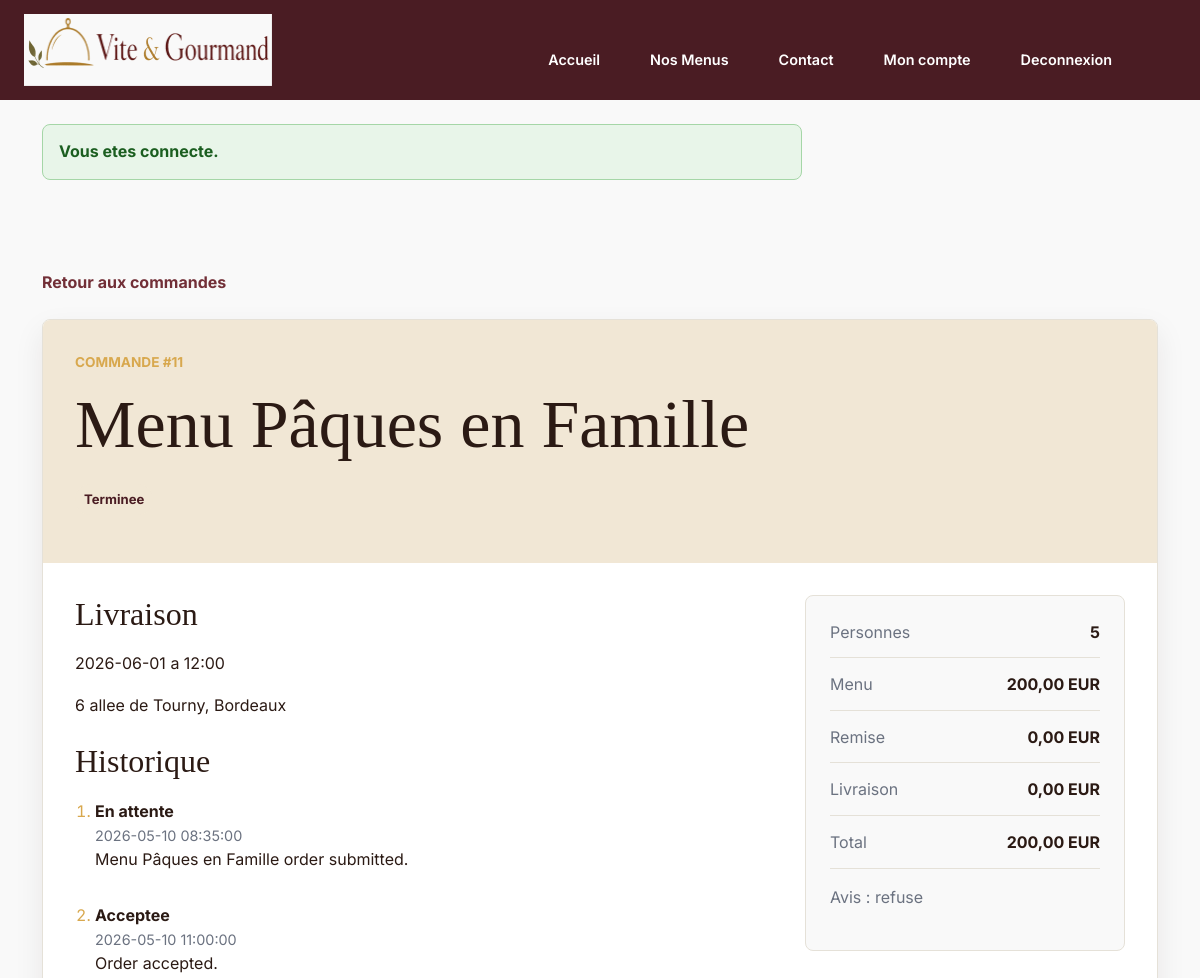
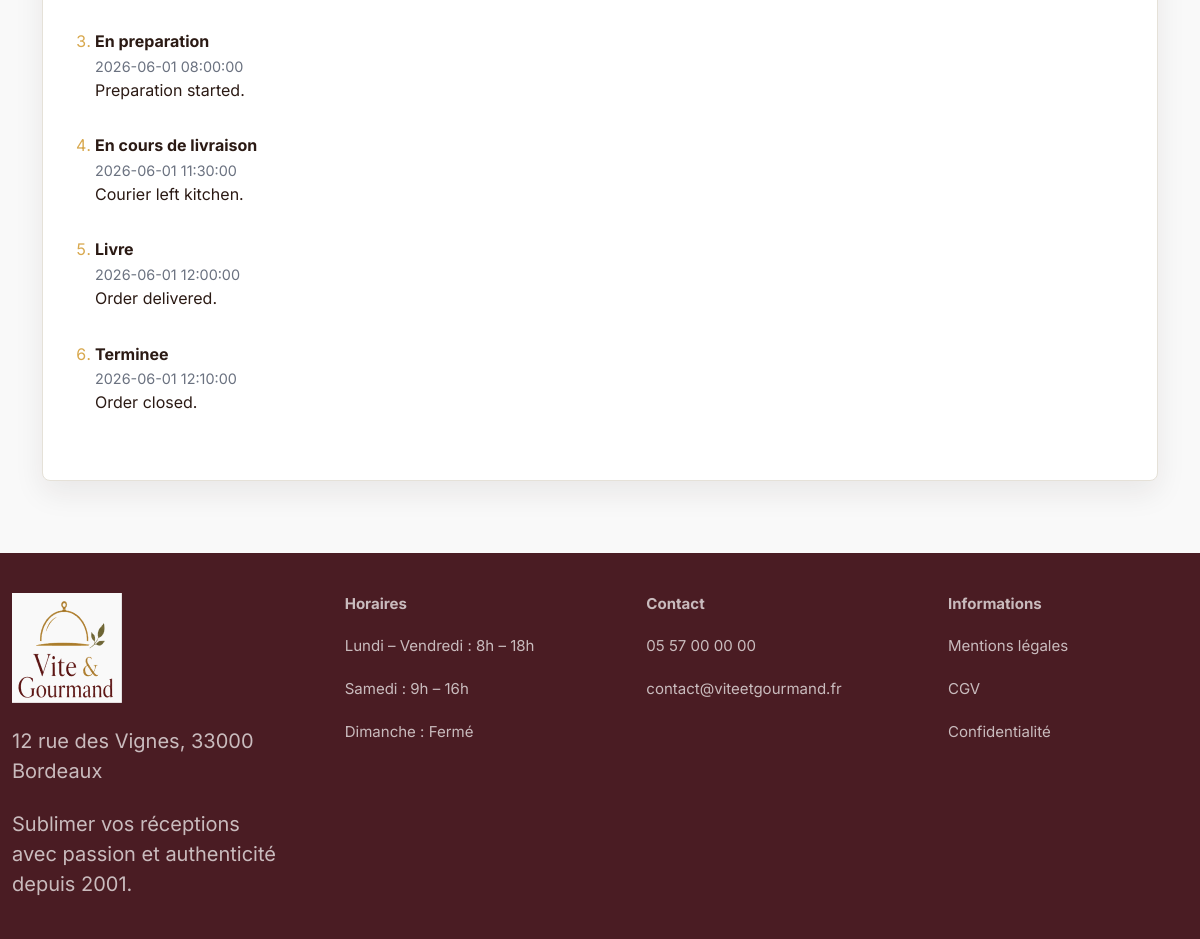
Screenshot of /commandes/11 (signed in) with the database file from the repository (2 pictures, top to bottom).
### tables this page shows
CREATE TABLE `commandes` (
    `id_commande` INT UNSIGNED NOT NULL AUTO_INCREMENT,
    `id_utilisateur` INT UNSIGNED NOT NULL,
    `id_menu` INT UNSIGNED NOT NULL,
    `date_commande` DATETIME DEFAULT CURRENT_TIMESTAMP,
    `date_prestation` DATE NOT NULL,
    `heure_livraison` TIME NOT NULL,
    `adresse_livraison` VARCHAR(255) NOT NULL,
    `ville_livraison` VARCHAR(80) NOT NULL,
    `distance_km` DECIMAL(6,2) DEFAULT 0,
    `nombre_personnes` INT UNSIGNED NOT NULL,
    `prix_menu` DECIMAL(10,2) NOT NULL,
    `remise` DECIMAL(10,2) DEFAULT 0,
    `prix_livraison` DECIMAL(10,2) DEFAULT 0,
    `prix_total` DECIMAL(10,2) NOT NULL,
    `statut_actuel` VARCHAR(40) NOT NULL DEFAULT 'en_attente',
    `materiel_prete` BOOLEAN DEFAULT FALSE,
    `materiel_retourne` BOOLEAN DEFAULT FALSE,
    `mode_contact_modification` VARCHAR(20) NULL,
    `motif_annulation` TEXT NULL,
    CONSTRAINT `pk_commandes`
        PRIMARY KEY (`id_commande`),
    INDEX `idx_commandes_id_utilisateur` (`id_utilisateur`),
    INDEX `idx_commandes_id_menu` (`id_menu`),
    INDEX `idx_commandes_statut_actuel` (`statut_actuel`),
    INDEX `idx_commandes_date_prestation` (`date_prestation`),
    CONSTRAINT `fk_commandes_utilisateurs`
        FOREIGN KEY (`id_utilisateur`)
        REFERENCES `utilisateurs` (`id_utilisateur`)
        ON DELETE RESTRICT,
    CONSTRAINT `fk_commandes_menus`
        FOREIGN KEY (`id_menu`)
        REFERENCES `menus` (`id_menu`)
        ON DELETE RESTRICT,
    CONSTRAINT `chk_commandes_distance_km`
        CHECK (`distance_km` >= 0),
    CONSTRAINT `chk_commandes_nombre_personnes`
        CHECK (`nombre_personnes` > 0),
    CONSTRAINT `chk_commandes_prix_menu`
        CHECK (`prix_menu` >= 0),
    CONSTRAINT `chk_commandes_remise`
        CHECK (`remise` >= 0),
    CONSTRAINT `chk_commandes_prix_livraison`
        CHECK (`prix_livraison` >= 0),
    CONSTRAINT `chk_commandes_prix_total`
        CHECK (`prix_total` >= 0),
    CONSTRAINT `chk_commandes_mode_contact_modification`
        CHECK (
            `mode_contact_modification` IS NULL
            OR `mode_contact_modification` IN ('gsm', 'email')
        ),
    CONSTRAINT `chk_commandes_statut_actuel`
        CHECK (
            `statut_actuel` IN (
                'en_attente',
                'acceptee',
                'en_preparation',
                'en_cours_de_livraison',
                'livre',
                'en_attente_retour_materiel',
                'terminee',
                'annulee'
            )
        )
);

CREATE TABLE `menus` (
    `id_menu` INT UNSIGNED NOT NULL AUTO_INCREMENT,
    `id_regime` INT UNSIGNED NOT NULL,
    `id_theme` INT UNSIGNED NOT NULL,
    `titre` VARCHAR(120) NOT NULL,
    `description` TEXT NOT NULL,
    `conditions` TEXT NOT NULL,
    `nombre_personnes_minimum` INT UNSIGNED NOT NULL,
    `prix_minimum` DECIMAL(10,2) NOT NULL,
    `stock_disponible` INT UNSIGNED DEFAULT 0,
    `actif` BOOLEAN DEFAULT TRUE,
    `created_at` DATETIME DEFAULT CURRENT_TIMESTAMP,
    `updated_at` DATETIME NULL,
    CONSTRAINT `pk_menus`
        PRIMARY KEY (`id_menu`),
    INDEX `idx_menus_id_regime` (`id_regime`),
    INDEX `idx_menus_id_theme` (`id_theme`),
    INDEX `idx_menus_catalogue_filters` (`actif`, `id_theme`, `id_regime`, `prix_minimum`),
    INDEX `idx_menus_nombre_personnes_minimum` (`nombre_personnes_minimum`),
    CONSTRAINT `fk_menus_regimes`
        FOREIGN KEY (`id_regime`)
        REFERENCES `regimes` (`id_regime`)
        ON DELETE RESTRICT,
    CONSTRAINT `fk_menus_themes`
        FOREIGN KEY (`id_theme`)
        REFERENCES `themes` (`id_theme`)
        ON DELETE RESTRICT,
    CONSTRAINT `chk_menus_nombre_personnes_minimum`
        CHECK (`nombre_personnes_minimum` > 0),
    CONSTRAINT `chk_menus_prix_minimum`
        CHECK (`prix_minimum` >= 0),
    CONSTRAINT `chk_menus_stock_disponible`
        CHECK (`stock_disponible` >= 0)
);

CREATE TABLE `commande_statuts` (
    `id_statut` INT UNSIGNED NOT NULL AUTO_INCREMENT,
    `id_commande` INT UNSIGNED NOT NULL,
    `id_utilisateur` INT UNSIGNED NULL,
    `statut` VARCHAR(40) NOT NULL,
    `commentaire` TEXT NULL,
    `created_at` DATETIME DEFAULT CURRENT_TIMESTAMP,
    CONSTRAINT `pk_commande_statuts`
        PRIMARY KEY (`id_statut`),
    INDEX `idx_commande_statuts_id_commande_created_at` (`id_commande`, `created_at`),
    INDEX `idx_commande_statuts_id_utilisateur` (`id_utilisateur`),
    CONSTRAINT `fk_commande_statuts_commandes`
        FOREIGN KEY (`id_commande`)
        REFERENCES `commandes` (`id_commande`)
        ON DELETE CASCADE,
    CONSTRAINT `fk_commande_statuts_utilisateurs`
        FOREIGN KEY (`id_utilisateur`)
        REFERENCES `utilisateurs` (`id_utilisateur`)
        ON DELETE SET NULL,
    CONSTRAINT `chk_commande_statuts_statut`
        CHECK (
            `statut` IN (
                'en_attente',
                'acceptee',
                'en_preparation',
                'en_cours_de_livraison',
                'livre',
                'en_attente_retour_materiel',
                'terminee',
                'annulee'
            )
        )
);

CREATE TABLE `avis` (
    `id_avis` INT UNSIGNED NOT NULL AUTO_INCREMENT,
    `id_utilisateur` INT UNSIGNED NOT NULL,
    `id_commande` INT UNSIGNED NOT NULL,
    `note` TINYINT UNSIGNED NOT NULL,
    `commentaire` TEXT NOT NULL,
    `statut` VARCHAR(30) NOT NULL DEFAULT 'en_attente',
    `created_at` DATETIME DEFAULT CURRENT_TIMESTAMP,
    `moderated_at` DATETIME NULL,
    `moderated_by` INT UNSIGNED NULL,
    CONSTRAINT `pk_avis`
        PRIMARY KEY (`id_avis`),
    CONSTRAINT `uq_avis_id_commande`
        UNIQUE (`id_commande`),
    INDEX `idx_avis_id_utilisateur` (`id_utilisateur`),
    INDEX `idx_avis_moderated_by` (`moderated_by`),
    INDEX `idx_avis_statut` (`statut`),
    CONSTRAINT `fk_avis_utilisateurs`
        FOREIGN KEY (`id_utilisateur`)
        REFERENCES `utilisateurs` (`id_utilisateur`)
        ON DELETE RESTRICT,
    CONSTRAINT `fk_avis_commandes`
        FOREIGN KEY (`id_commande`)
        REFERENCES `commandes` (`id_commande`)
        ON DELETE CASCADE,
    CONSTRAINT `fk_avis_moderateurs`
        FOREIGN KEY (`moderated_by`)
        REFERENCES `utilisateurs` (`id_utilisateur`)
        ON DELETE SET NULL,
    CONSTRAINT `chk_avis_note`
        CHECK (`note` BETWEEN 1 AND 5),
    CONSTRAINT `chk_avis_statut`
        CHECK (`statut` IN ('en_attente', 'valide', 'refuse'))
);

### app/Views/orders/show.php (the view)
<?php
$status = (string) $order['statut_actuel'];
?>
<section class="page-section">
    <div class="container">
        <a class="back-link" href="/commandes">Retour aux commandes</a>
        <div class="order-detail">
            <div class="menu-detail-header">
                <p class="section-kicker">Commande #<?= (int) $order['id_commande'] ?></p>
                <h1><?= $this->e($order['menu_titre']) ?></h1>
                <p><span class="status-badge"><?= $this->e($statusLabels[$status] ?? $status) ?></span></p>
            </div>
            <div class="menu-detail-content">
                <div class="menu-detail-main">
                    <h2>Livraison</h2>
                    <p><?= $this->e($order['date_prestation']) ?> a <?= $this->e(substr((string) $order['heure_livraison'], 0, 5)) ?></p>
                    <p><?= $this->e($order['adresse_livraison']) ?>, <?= $this->e($order['ville_livraison']) ?></p>
                    <h2>Historique</h2>
                    <ol class="timeline">
                        <?php foreach ($history as $event): ?>
                            <li>
                                <strong><?= $this->e($statusLabels[$event['statut']] ?? $event['statut']) ?></strong>
                                <span><?= $this->e($event['created_at']) ?></span>
                                <?php if (!empty($event['commentaire'])): ?>
                                    <p><?= $this->e($event['commentaire']) ?></p>
                                <?php endif; ?>
                            </li>
                        <?php endforeach; ?>
                    </ol>
                </div>
                <aside class="menu-detail-summary">
                    <dl>
                        <div><dt>Personnes</dt><dd><?= (int) $order['nombre_personnes'] ?></dd></div>
                        <div><dt>Menu</dt><dd><?= number_format((float) $order['prix_menu'], 2, ',', ' ') ?> EUR</dd></div>
                        <div><dt>Remise</dt><dd><?= number_format((float) $order['remise'], 2, ',', ' ') ?> EUR</dd></div>
                        <div><dt>Livraison</dt><dd><?= number_format((float) $order['prix_livraison'], 2, ',', ' ') ?> EUR</dd></div>
                        <div><dt>Total</dt><dd><?= number_format((float) $order['prix_total'], 2, ',', ' ') ?> EUR</dd></div>
                    </dl>
                    <?php if ($status === 'en_attente'): ?>
                        <a class="primary-link" href="/commandes/<?= (int) $order['id_commande'] ?>/modifier">Modifier</a>
                        <form class="inline-form" action="/commandes/<?= (int) $order['id_commande'] ?>/annuler" method="post">
                            <input type="hidden" name="_csrf_token" value="<?= htmlspecialchars($csrfToken, ENT_QUOTES, 'UTF-8') ?>">
                            <label for="motif_annulation">Motif d'annulation</label>
                            <textarea id="motif_annulation" name="motif_annulation" rows="3">Annulation demandee par le client.</textarea>
                            <button class="secondary-button" type="submit">Annuler la commande</button>
                        </form>
                    <?php elseif ($status === 'terminee' && empty($order['avis_id'])): ?>
                        <a class="primary-link" href="/avis/creation/<?= (int) $order['id_commande'] ?>">Deposer un avis</a>
                    <?php elseif (!empty($order['avis_id'])): ?>
                        <p class="muted-text">Avis : <?= $this->e($order['avis_statut']) ?></p>
                    <?php endif; ?>
                </aside>
            </div>
        </div>
    </div>
</section>

### app/Core/Router.php (shortened to what the rows shown need)
<?php
final class Router
{
    private array $routes = [];
    public function dispatch(string $method, string $path): void
    {
        $method = strtoupper($method);
        $path = $this->normalizePath($path);
        foreach ($this->routes[$method] ?? [] as $route) {
            if (preg_match($route['pattern'], $path, $matches) !== 1) {
                continue;
            }
            $parameters = [];
            foreach ($route['parameters'] as $parameterName) {
                $parameters[] = $matches[$parameterName] ?? null;
            }
            $this->callHandler($route['handler'], $parameters);
            return;
        }
    }
    private function callHandler(array $handler, array $parameters = []): void
    {
        [$controllerClass, $action] = $handler;
        $controller = new $controllerClass();
        $controller->{$action}(...$parameters);
    }
    private function addRoute(string $method, string $path, array $handler, array $middlewares = []): void
    {
        $normalizedPath = $this->normalizePath($path);
        $this->routes[strtoupper($method)][] = [
            'path' => $normalizedPath,
            'pattern' => $this->compilePattern($normalizedPath),
            'parameters' => $this->extractParameterNames($normalizedPath),
            'handler' => $handler,
            'middlewares' => $middlewares,
        ];
    }
    private function normalizePath(string $path): string
    {
        $normalizedPath = '/' . trim($path, '/');
        return $normalizedPath === '/' ? '/' : rtrim($normalizedPath, '/');
    }
    private function compilePattern(string $path): string
    {
        $pattern = preg_replace('#\{([a-zA-Z_][a-zA-Z0-9_]*)\}#', '(?P<$1>[^/]+)', $path);
        return '#^' . $pattern . '$#';
    }
    private function extractParameterNames(string $path): array
    {
        preg_match_all('#\{([a-zA-Z_][a-zA-Z0-9_]*)\}#', $path, $matches);
        return $matches[1] ?? [];
    }
}

### app/Views/layouts/main.php (shortened to what the rows shown need)
<?php
$successFlash = \App\Core\Session::pullFlash('success');
$errorFlash = \App\Core\Session::pullFlash('error');
$isAuthenticated = \App\Core\Session::isAuthenticated();
$currentPath = parse_url($_SERVER['REQUEST_URI'] ?? '/', PHP_URL_PATH) ?: '/';
$isHomeActive = $currentPath === '/';
$isMenusActive = str_starts_with($currentPath, '/menus');
$isContactActive = $currentPath === '/contact';
$isAuthActive = in_array($currentPath, [
    '/connexion',
    '/inscription',
    '/mot-de-passe/oublie',
    '/mot-de-passe/reinitialisation',
], true);
$bodyClass = $bodyClass ?? '';
?>
<!doctype html>
<html lang="fr">
<head>
    <link href="https://cdn.jsdelivr.net/npm/bootstrap@5.3.3/dist/css/bootstrap.min.css" rel="stylesheet">
    <link href="https://cdn.jsdelivr.net/npm/bootstrap-icons@1.11.3/font/bootstrap-icons.css" rel="stylesheet">
    <link href="/assets/css/style.css" rel="stylesheet">
</head>
<body id="top" class="<?= htmlspecialchars($bodyClass, ENT_QUOTES, 'UTF-8') ?>">
    <header class="site-header">
        <nav class="navbar navbar-expand-md site-nav" aria-label="Navigation principale">
            <div class="container">
                <a class="navbar-brand site-logo" href="/" aria-label="Vite & Gourmand - Accueil">
                    <img class="site-logo-primary" src="/images/brand/logo-primary.png" alt="Vite & Gourmand">
                </a>
                <div class="navbar-nav site-nav-links">
                    <a class="nav-link<?= $isHomeActive ? ' is-active' : '' ?>" href="/">Accueil</a>
                    <a class="nav-link<?= $isMenusActive ? ' is-active' : '' ?>" href="/menus">Nos Menus</a>
                    <a class="nav-link<?= $isContactActive ? ' is-active' : '' ?>" href="/contact">Contact</a>
                    <?php if ($isAuthenticated): ?>
                        <a class="nav-link" href="/mon-compte">Mon compte</a>
                        <a class="nav-link" href="/deconnexion">Deconnexion</a>
                    <?php else: ?>
                        <a class="nav-link<?= $isAuthActive ? ' is-active' : '' ?>" href="/connexion">Mon espace</a>
                    <?php endif; ?>
                </div>
            </div>
        </nav>
    </header>
    <main class="site-main">
        <?php if ($successFlash !== null || $errorFlash !== null): ?>
            <div class="container flash-container">
                <?php if ($successFlash !== null): ?>
                    <p class="alert-message success-message"><?= htmlspecialchars($successFlash, ENT_QUOTES, 'UTF-8') ?></p>
                <?php endif; ?>
            </div>
        <?php endif; ?>
        <?php require $viewPath; ?>
    </main>
    <footer class="site-footer">
        <div class="container site-footer-grid">
            <div class="site-footer-brand">
                <img src="/images/brand/logo-compact.png" alt="Vite & Gourmand">
                <p>12 rue des Vignes, 33000 Bordeaux</p>
                <p>Sublimer vos r&eacute;ceptions avec passion et authenticit&eacute; depuis 2001.</p>
            </div>
            <div class="site-footer-column">
                <p class="footer-title">Horaires</p>
                <p>Lundi &ndash; Vendredi : 8h &ndash; 18h</p>
                <p>Samedi : 9h &ndash; 16h</p>
                <p>Dimanche : Ferm&eacute;</p>
            </div>
            <div class="site-footer-column">
                <p class="footer-title">Contact</p>
                <p>05 57 00 00 00</p>
                <p>contact@viteetgourmand.fr</p>
            </div>
            <div class="site-footer-column">
                <p class="footer-title">Informations</p>
                <a href="/mentions-legales">Mentions l&eacute;gales</a>
                <a href="/cgv">CGV</a>
                <a href="/confidentialite">Confidentialit&eacute;</a>
            </div>
        </div>
    </footer>
</body>
</html>

### rows the page displays
commandes: id_commande "11", id_menu.titre "Menu Pâques en Famille", statut_actuel "Terminee", date_prestation "2026-06-01", heure_livraison "12:00", adresse_livraison "6 allee de Tourny", ville_livraison "Bordeaux", nombre_personnes "5", prix_menu "200,00", remise "0,00", prix_livraison "0,00", prix_total "200,00", avis.statut "refuse"
commande_statuts: statut "En attente", created_at "2026-05-10 08:35:00", commentaire "Menu Pâques en Famille order submitted."
commande_statuts: statut "Acceptee", created_at "2026-05-10 11:00:00", commentaire "Order accepted."
commande_statuts: statut "En preparation", created_at "2026-06-01 08:00:00", commentaire "Preparation started."
commande_statuts: statut "En cours de livraison", created_at "2026-06-01 11:30:00", commentaire "Courier left kitchen."
commande_statuts: statut "Livre", created_at "2026-06-01 12:00:00", commentaire "Order delivered."
commande_statuts: statut "Terminee", created_at "2026-06-01 12:10:00", commentaire "Order closed."
